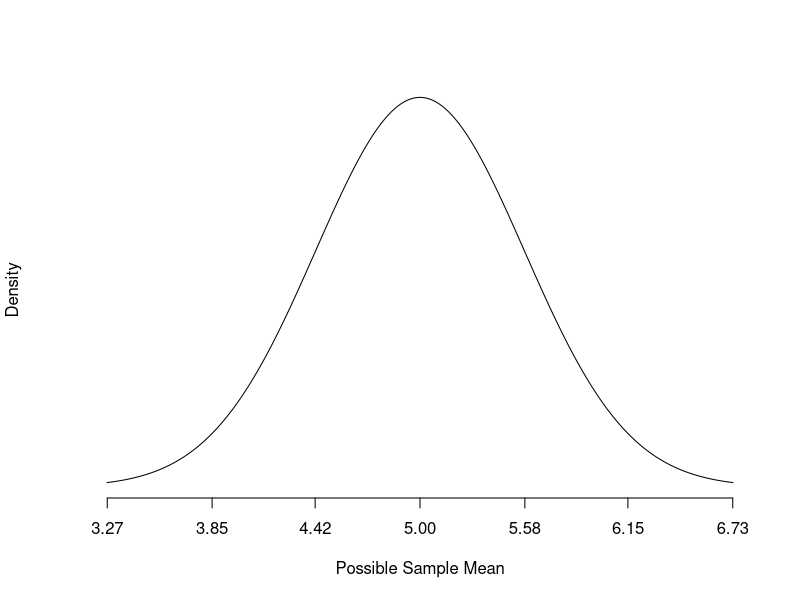

Recreate this plot in R.
mu = 5
sig = 4.47
n = 60
SE = sig/sqrt(n)

x = seq(mu-3*SE,mu+3*SE, length=1000)
y = dnorm(x,mu,SE)

pdf('geo_samp.pdf',width=5,height=3)
plot(x,y, type="l", lwd=1, 
     xaxp  = c(round(mu-3*SE,2), round(mu+3*SE,2), 6),
     xlab = "Possible Sample Mean", ylab = "Density", axes=F)
axis(1, at = round(mu+(-3:3)*SE, 2))
dev.off()
